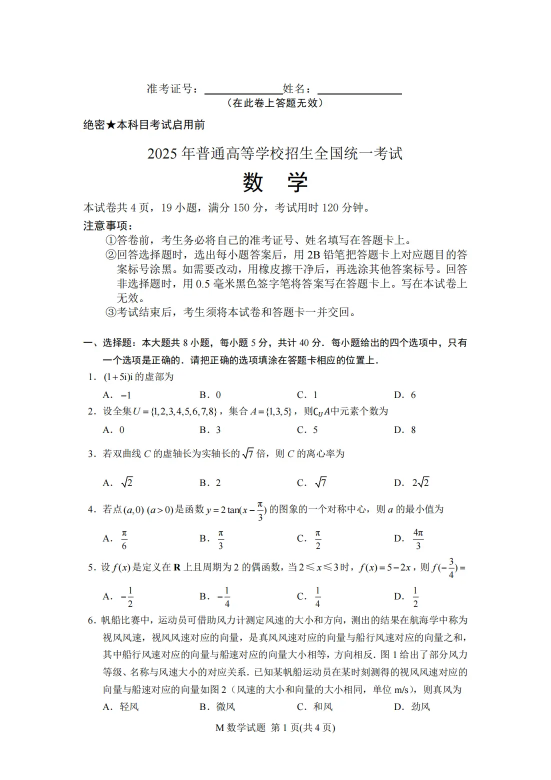
#> input picture backend/uploads/paper_10_1784533862886.jpg, 1102 x 1559 px (shown at 1/2 size)
$ python -i processor.py   (imports and definitions only)
#> lines starting #> are read from the running program, lines starting #| are printed output that depends on the picture; after the words box and inside, x2 and y2 are one past the last pixel; in counts of white or black regions, pixels touching at a corner belong together
#> further down, picture is the input picture: PIL image 1102x1559 RGB; mean R, G, B 247.3, 247.5, 247.2
"""
OCR 处理模块

负责：
1. 图像预处理（灰度化、二值化、去噪、倾斜校正）
2. 模拟 OCR 识别：基于图像特征生成合理的模拟结果
3. 支持多页图片处理

由于无法接入真实 OCR API，本模块通过分析图像特征（红色区域、手写痕迹等）
生成合理的模拟识别结果，覆盖全对、有错、未作答等多种场景。
"""

import random
from typing import List, Dict, Any, Optional, Tuple
from PIL import Image, ImageFilter, ImageOps, ImageEnhance
import numpy as np


class ImagePreprocessor:
    """图像预处理器 - 提高 OCR 识别质量的预处理步骤"""

    def preprocess(self, image: Image.Image) -> Image.Image:
        """
        预处理图像：灰度化 → 增强对比度 → 二值化 → 去噪 → 倾斜校正

        Args:
            image: PIL Image 对象

        Returns:
            预处理后的 PIL Image 对象
        """
        # 1. 转为灰度图
        if image.mode != "L":
            image = image.convert("L")

        # 2. 对比度增强
        enhancer = ImageEnhance.Contrast(image)
        image = enhancer.enhance(1.8)
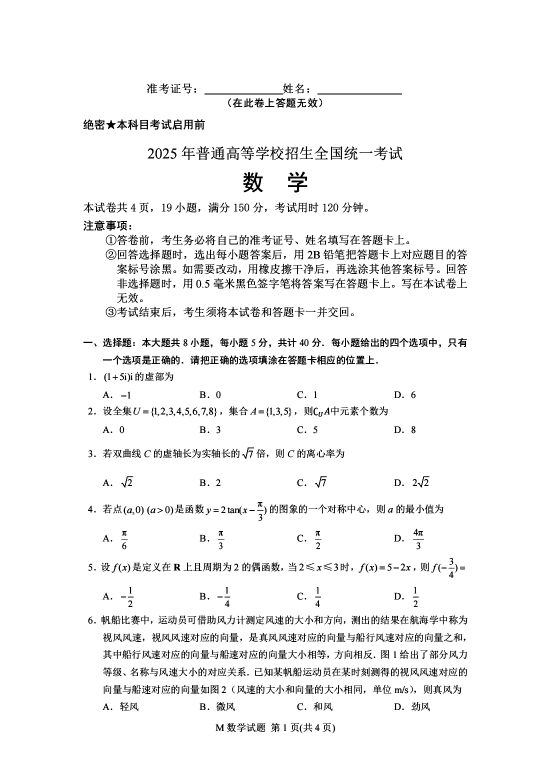
#> image: PIL image 1102x1559 L (shown at 1/2 size); min 0, max 255, mean 244.1

        # 3. 锐化以增强文字边缘
        image = image.filter(ImageFilter.SHARPEN)

        # 4. 自适应二值化（基于 Otsu 阈值的简化实现）
        image = self._adaptive_threshold(image)

        # 5. 去噪（中值滤波）
        image = image.filter(ImageFilter.MedianFilter(size=3))

        # 6. 倾斜校正
        image = self._deskew(image)

        return image

    def _adaptive_threshold(self, image: Image.Image) -> Image.Image:
        """基于 Otsu 方法的自适应二值化"""
        img_array = np.array(image, dtype=np.float32)

        # 计算 Otsu 阈值
        hist, _ = np.histogram(img_array.flatten(), bins=256, range=[0, 256])
#> hist = 256 values, max 1612532 at index 255, min 101 at index 62, mean 6711
        total = hist.sum()
#> total = 1718018
        if total == 0:
            return image

        sum_b = 0
        w_b = 0
        maximum = 0.0
        threshold = 127
        sum_total = (np.arange(256) * hist).sum()
#> sum_total = 419245591

        for i in range(256):
            w_b += hist[i]
            if w_b == 0:
                continue
            w_f = total - w_b
            if w_f == 0:
                break
            sum_b += i * hist[i]
            m_b = sum_b / w_b
            m_f = (sum_total - sum_b) / w_f
            between = w_b * w_f * ((m_b - m_f) ** 2)
            if between > maximum:
                maximum = between
                threshold = i
#> this loop made 256 passes
#> (w_b, w_f, sum_b, m_b, m_f, maximum) on passes 1 to 8: (55973, 1662045, 0, 0, 252.2, 5.92e+15), (56121, 1661897, 148, 0.00264, 252.3, 5.94e+15), (56249, 1661769, 404, 0.00718, 252.3, 5.95e+15), (56372, 1661646, 773, 0.0137, 252.3, 5.96e+15), (56502, 1661516, 1293, 0.0229, 252.3, 5.98e+15), (56645, 1661373, 2008, 0.0354, 252.3, 5.99e+15), (56806, 1661212, 2974, 0.0524, 252.4, 6.01e+15), (56933, 1661085, 3863, 0.0679, 252.4, 6.02e+15)

        # 应用阈值
        binary = (img_array > threshold).astype(np.uint8) * 255
#> binary: shape (1559, 1102); 95.7% white; black in thin lines or dots, all inside (x1, y1, x2, y2) = (167, 167, 935, 1466)
#> in preprocess, `image = image.filter(ImageFilter.MedianFilter(size=3))`:
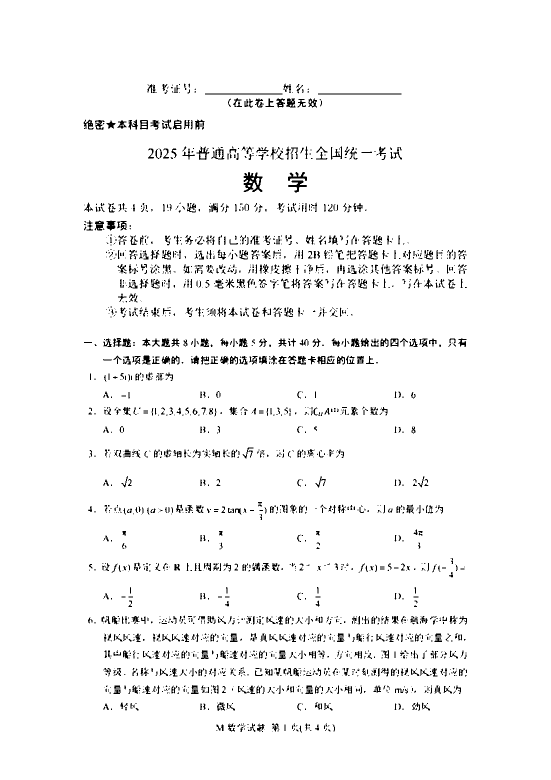
#> image: PIL image 1102x1559 L (shown at 1/2 size); 96.4% white; black in thin lines or dots, all inside (x1, y1, x2, y2) = (167, 167, 934, 1465)
        return Image.fromarray(binary)

    def _deskew(self, image: Image.Image) -> Image.Image:
        """
        倾斜校正 - 基于投影轮廓的方法

        检测文本行的倾斜角度并进行旋转校正。
        如果倾斜角度很小（< 0.3度），不做校正以避免不必要的旋转。
        """
        img_array = np.array(image, dtype=np.uint8)

        # 计算倾斜角度（基于投影的简化方法）
        angle = self._estimate_skew_angle(img_array)

        if abs(angle) < 0.3:
            return image

        # 旋转校正
        return image.rotate(angle, resample=Image.BICUBIC, fillcolor=255)

    def _estimate_skew_angle(self, img_array: np.ndarray) -> float:
        """
        估算图像倾斜角度

        通过分析水平投影的方差来估计旋转角度。
        返回角度值（度数），正值表示逆时针旋转。
        """
        # 简化实现：对于模拟环境，随机返回一个小角度或 0
        # 在实际 OCR 系统中，这里会使用 Hough 变换或投影轮廓法
        h, w = img_array.shape

        # 使用水平投影分析
        # 将图像反转（黑底白字 → 白底黑字更方便处理）
        binary = (img_array < 128).astype(np.uint8)
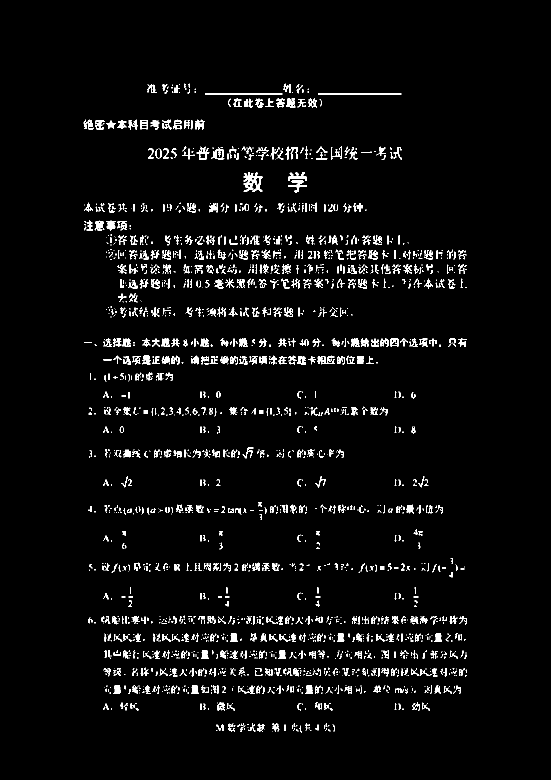
#> binary: shape (1559, 1102) (shown at 1/2 size); values 0 (black) and 1 (white), 3.6% white in thin lines or dots, all inside (x1, y1, x2, y2) = (167, 167, 934, 1465)

        best_angle = 0.0
        max_variance = 0.0

        # 在小角度范围内搜索最佳角度
        for angle in np.arange(-2.0, 2.1, 0.5):
            rotated = self._rotate_image(binary, angle)
            # 计算水平投影的方差
            projection = rotated.sum(axis=1)
            variance = np.var(projection)
            if variance > max_variance:
                max_variance = variance
                best_angle = angle
#> this loop made 9 passes
#> pass 1, in _rotate_image, `rotated = pil_img.rotate(angle, resample=Image.BICUBIC, fillcolor=0)`:
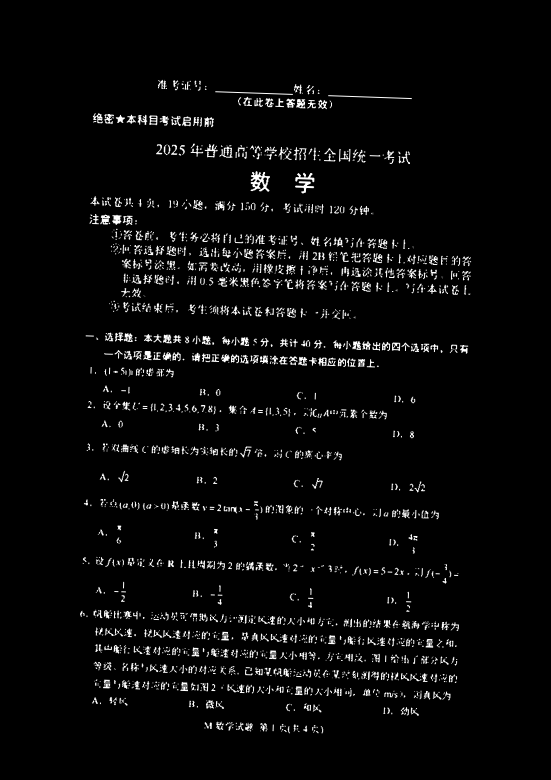
#> rotated: PIL image 1102x1559 L (shown at 1/2 size); min 0, max 255, mean 9.3
#> pass 1, in _estimate_skew_angle, `rotated = self._rotate_image(binary, angle)`:
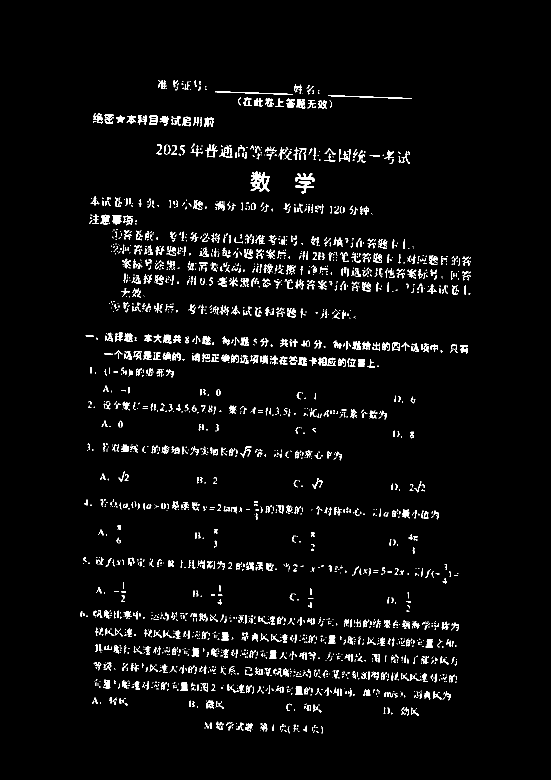
#> rotated: shape (1559, 1102) (shown at 1/2 size); values 0 (black) and 1 (white), 3.6% white in thin lines or dots, all inside (x1, y1, x2, y2) = (160, 160, 942, 1467)
#> pass 2, in _rotate_image (call 2), `rotated = pil_img.rotate(angle, resample=Image.BICUBIC, fillcolor=0)`:
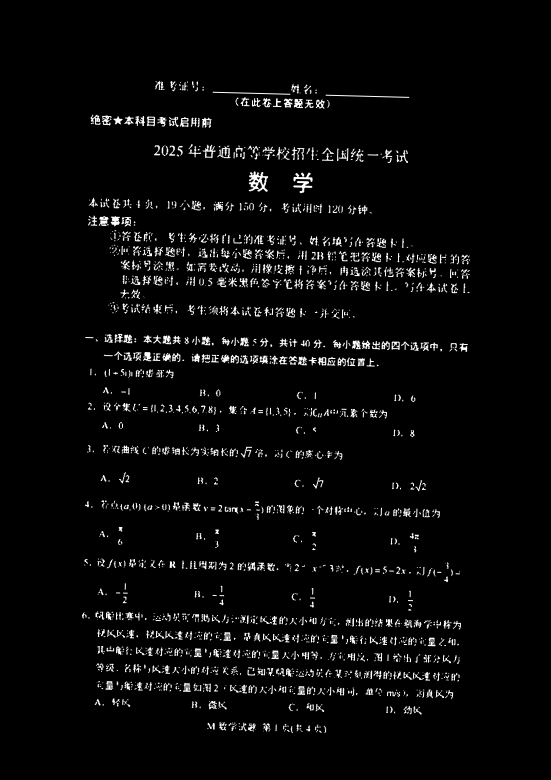
#> rotated: PIL image 1102x1559 L (shown at 1/2 size); min 0, max 255, mean 9.3

        return best_angle

    def _rotate_image(self, img_array: np.ndarray, angle: float) -> np.ndarray:
        """旋转二值图像（用于倾斜检测）"""
        if angle == 0:
            return img_array
        pil_img = Image.fromarray(img_array.astype(np.uint8) * 255)
        rotated = pil_img.rotate(angle, resample=Image.BICUBIC, fillcolor=0)
        return (np.array(rotated) > 128).astype(np.uint8)


class OCRProcessor:
    """
    OCR 处理器 - 模拟识别试卷对错

    由于无法接入真实 OCR API，本处理器通过分析图像特征
    （如红色标记区域、手写痕迹等）来生成合理的模拟结果。

    模拟策略：
    - 分析图像中红色/彩色区域的分布来推断批改标记
    - 基于图像区域特征分配不同的对错状态
    - 支持全对、有错、半对、未作答等多种场景
    """

    # 预定义的模拟题目模板（覆盖多个科目场景）
    MOCK_QUESTIONS = {
        "math": [
            {"num": 1, "text": "已知集合 A={1,2,3}, B={2,3,4}，求 A∩B", "max_score": 5},
            {"num": 2, "text": "求函数 f(x)=x^2-2x+3 在 [0,3] 上的最小值", "max_score": 5},
            {"num": 3, "text": "已知 sinα=3/5，α 为第二象限角，求 cosα", "max_score": 5},
            {"num": 4, "text": "求椭圆 x^2/9 + y^2/4 = 1 的离心率", "max_score": 5},
            {"num": 5, "text": "已知等差数列 {an} 中 a1=2, a5=10，求公差 d", "max_score": 5},
            {"num": 6, "text": "求曲线 y=x^3-3x 在点 (1,-2) 处的切线方程", "max_score": 8},
            {"num": 7, "text": "在△ABC中，已知 a=3, b=4, C=60°，求边 c", "max_score": 8},
            {"num": 8, "text": "已知向量 a=(2,1), b=(1,3)，求 a 与 b 的夹角", "max_score": 5},
            {"num": 9, "text": "证明：函数 f(x)=ln(x+1)-x/(x+1) 在 (0,+∞) 上单调递增", "max_score": 10},
            {"num": 10, "text": "从 5 名男生和 3 名女生中选 4 人参加比赛，求恰有 2 名女生的概率", "max_score": 8},
            {"num": 11, "text": "已知抛物线 y^2=4x 的焦点为 F，过 F 作倾斜角为 45° 的直线交抛物线于 A,B 两点，求 |AB|", "max_score": 12},
            {"num": 12, "text": "已知函数 f(x)=e^x-ax，讨论 f(x) 的单调性（其中 a 为参数）", "max_score": 12},
            {"num": 13, "text": "在正方体 ABCD-A1B1C1D1 中，求异面直线 A1B 与 B1C 所成角的大小", "max_score": 6},
            {"num": 14, "text": "已知随机变量 X 服从正态分布 N(2,σ^2)，P(X<4)=0.8，求 P(0<X<2)", "max_score": 6},
            {"num": 15, "text": "求数列 {n·2^n} 的前 n 项和", "max_score": 8},
            {"num": 16, "text": "已知双曲线 x^2/a^2 - y^2/b^2 = 1 的渐近线方程为 y=±(√3/3)x，求离心率", "max_score": 5},
            {"num": 17, "text": "利用导数证明：当 x>0 时，x - x^2/2 < ln(1+x) < x", "max_score": 8},
            {"num": 18, "text": "已知圆 C: x^2+y^2-4x+2y-4=0，求过点 P(1,2) 的圆的切线方程", "max_score": 8},
            {"num": 19, "text": "在△ABC中，若 sinA:sinB:sinC=3:5:7，判断三角形的形状", "max_score": 5},
            {"num": 20, "text": "已知函数 f(x)=x^3+ax^2+bx+c 在 x=1 处有极值 10，求 a,b,c 的值", "max_score": 10},
        ],
        "physics": [
            {"num": 1, "text": "一个物体从静止开始做匀加速直线运动，第3秒内的位移是5m，求加速度", "max_score": 6},
            {"num": 2, "text": "质量为 m 的物体在光滑斜面上由静止下滑，求加速度", "max_score": 6},
            {"num": 3, "text": "两个点电荷相距 r，电荷量分别为 Q 和 2Q，求连线中点场强", "max_score": 6},
            {"num": 4, "text": "一物体从高 h 处以初速度 v0 水平抛出，求落地时的速度大小", "max_score": 8},
            {"num": 5, "text": "在磁场 B 中，带电粒子 q 以速度 v 垂直射入，求轨道半径", "max_score": 6},
            {"num": 6, "text": "求卫星绕地球做匀速圆周运动的周期（已知轨道半径 r）", "max_score": 8},
            {"num": 7, "text": "一弹簧振子做简谐振动，振幅为 A，周期为 T，求最大速度", "max_score": 6},
            {"num": 8, "text": "已知理想气体在等温过程中体积从 V1 变为 V2，求做功", "max_score": 8},
            {"num": 9, "text": "两球发生完全非弹性碰撞，求碰撞后的共同速度", "max_score": 6},
            {"num": 10, "text": "一个物体在倾角为 θ 的斜面上匀速下滑，求动摩擦因数", "max_score": 6},
        ],
        "chemistry": [
            {"num": 1, "text": "写出铁与稀硫酸反应的化学方程式", "max_score": 4},
            {"num": 2, "text": "配平反应：KMnO4 + HCl → KCl + MnCl2 + Cl2 + H2O", "max_score": 6},
            {"num": 3, "text": "判断 Na2CO3 溶液的酸碱性并解释原因", "max_score": 6},
            {"num": 4, "text": "已知反应 N2 + 3H2 ⇌ 2NH3，增大压强平衡如何移动", "max_score": 4},
            {"num": 5, "text": "求 0.1mol/L HAc 溶液的 pH 值（Ka=1.8×10^-5）", "max_score": 8},
            {"num": 6, "text": "写出乙醇在浓硫酸催化下加热到 170°C 的反应方程式", "max_score": 4},
            {"num": 7, "text": "用电子式表示 NaCl 的形成过程", "max_score": 6},
            {"num": 8, "text": "判断 CH4、NH3、H2O 的键角大小并解释原因", "max_score": 6},
            {"num": 9, "text": "已知 Zn-Cu 原电池，写出正负极反应及总反应", "max_score": 8},
            {"num": 10, "text": "如何用化学方法鉴别 Na2CO3 和 NaHCO3", "max_score": 6},
        ],
        "chinese": [
            {"num": 1, "text": "下列词语中加点字的读音完全正确的一项是", "max_score": 3},
            {"num": 2, "text": "下列句子中，没有语病的一项是", "max_score": 3},
            {"num": 3, "text": "下列各句中，加点成语使用恰当的一项是", "max_score": 3},
            {"num": 4, "text": "阅读下面的文言文，解释加点词语的意思", "max_score": 8},
            {"num": 5, "text": "把文中画横线的句子翻译成现代汉语", "max_score": 10},
            {"num": 6, "text": "这首诗描绘了怎样的画面？表达了诗人什么情感", "max_score": 6},
            {"num": 7, "text": "赏析诗中“大漠孤烟直，长河落日圆”的艺术手法", "max_score": 6},
            {"num": 8, "text": "阅读下面的论述类文本，概括文章的主要观点", "max_score": 6},
            {"num": 9, "text": "分析小说中主人公的形象特点", "max_score": 8},
            {"num": 10, "text": "在下面一段文字横线处补写恰当的语句", "max_score": 6},
            {"num": 11, "text": "作文：以“坚持”为话题，写一篇不少于800字的议论文", "max_score": 60},
        ],
        "english": [
            {"num": 1, "text": "Choose the best answer: She ___ to school by bus every day.", "max_score": 2},
            {"num": 2, "text": "Fill in the blank: The book ___ (write) by Lu Xun is very popular.", "max_score": 2},
            {"num": 3, "text": "Reading Comprehension: What is the main idea of Paragraph 2?", "max_score": 4},
            {"num": 4, "text": "Cloze test: The old man looked ___ at his grandson with pride.", "max_score": 2},
            {"num": 5, "text": "Grammar: If I ___ (be) you, I would study harder.", "max_score": 2},
            {"num": 6, "text": "Error correction: She don't like playing basketball.", "max_score": 2},
            {"num": 7, "text": "Complete the sentence: Not until he arrived ___ (他才意识到) the meeting had been cancelled.", "max_score": 4},
            {"num": 8, "text": "Reading: Which of the following is TRUE according to the passage?", "max_score": 4},
            {"num": 9, "text": "Translation: 只有通过努力，我们才能实现梦想。", "max_score": 4},
            {"num": 10, "text": "Writing: Write a letter to your friend about your study plan. (100 words)", "max_score": 25},
        ],
    }

    def __init__(self):
        self.preprocessor = ImagePreprocessor()

    # [261 lines left out: functions analyze_paper, _extract_features, _infer_subject, _infer_difficulty, _estimate_question_count, _generate_mock_results and 3 more, not called in this run]

    def batch_analyze(self, images: List[Image.Image]) -> List[List[Dict[str, Any]]]:
        """批量分析多页试卷"""
        return [self.analyze_paper(img) for img in images]

>>> from PIL import Image
>>> picture = Image.open('../../../backend/uploads/paper_10_1784533862886.jpg')
>>> result = ImagePreprocessor().preprocess(picture)

$ run again, on backend/uploads/paper_7_1784525674139.jpg
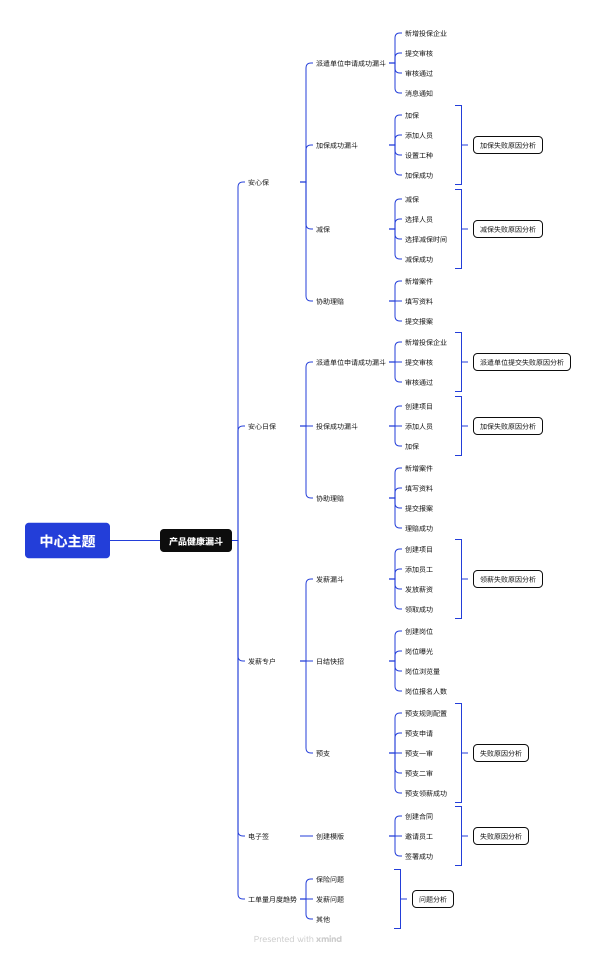
#> input picture backend/uploads/paper_7_1784525674139.jpg, 1788 x 2862 px (shown at 1/3 size)
#> picture is the input picture: PIL image 1788x2862 RGBA; mean R, G, B, A 249.7, 250, 251.6, 255
#> hist = 256 values, max 4971561 at index 255, min 9 at index 10, mean 19989.3
#> total = 5117256
#> sum_total = 1271608261
#> the loop in _adaptive_threshold, `for i in range(256):` made 256 passes
#> (w_b, w_f, sum_b, m_b, m_f, maximum) on passes 1 to 8: (113505, 5003751, 0, 0, 254.1, 3.67e+16), (114532, 5002724, 1027, 0.00897, 254.2, 3.7e+16), (114571, 5002685, 1105, 0.00964, 254.2, 3.7e+16), (114674, 5002582, 1414, 0.0123, 254.2, 3.71e+16), (114762, 5002494, 1766, 0.0154, 254.2, 3.71e+16), (114808, 5002448, 1996, 0.0174, 254.2, 3.71e+16), (114846, 5002410, 2224, 0.0194, 254.2, 3.71e+16), (114914, 5002342, 2700, 0.0235, 254.2, 3.71e+16)
#> in _estimate_skew_angle, `binary = (img_array < 128).astype(np.uint8)`:
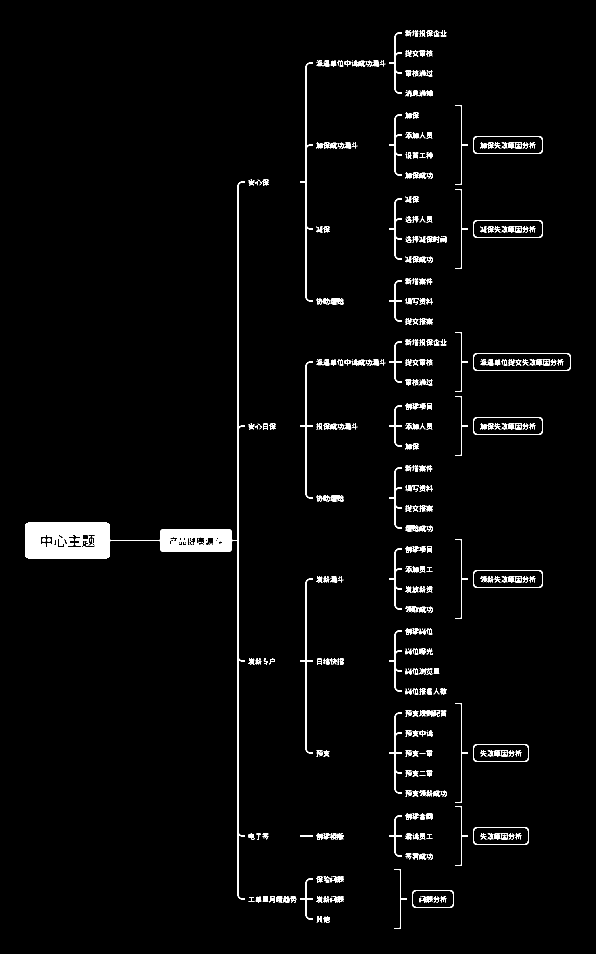
#> binary: shape (2862, 1788) (shown at 1/3 size); values 0 (black) and 1 (white), 2.6% white; 723 white regions (196 under 20 px), largest, box (x1, y1, x2, y2) and area: (75, 544, 735, 2699) 45876, (900, 187, 939, 905) 3146, (900, 1735, 939, 2261) 2308
#> the loop in _estimate_skew_angle, `for angle in np.arange(-2.0, 2.1, 0.5):` made 9 passes
#> pass 2, in _rotate_image (call 2), `rotated = pil_img.rotate(angle, resample=Image.BICUBIC, fillcolor=0)`:
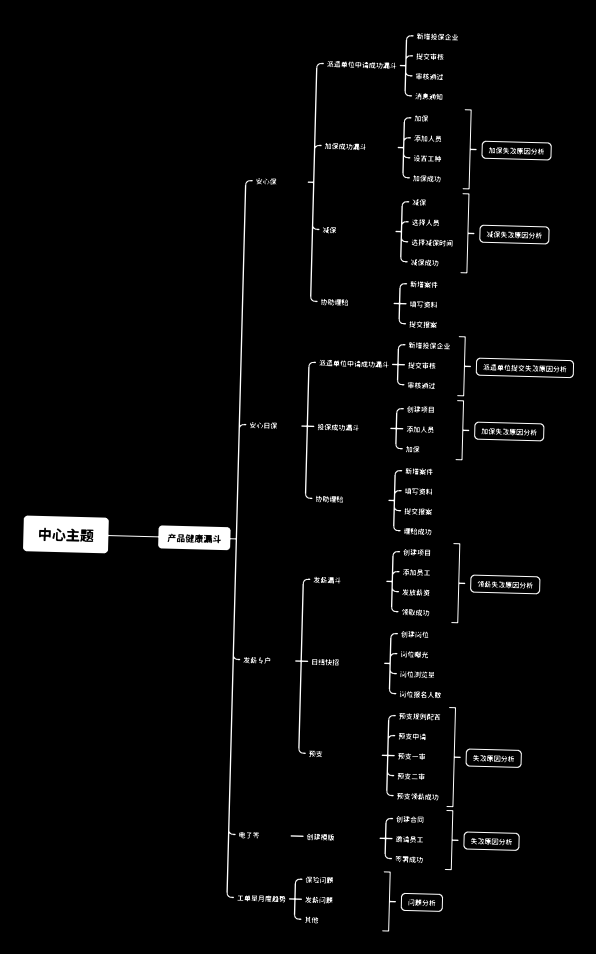
#> rotated: PIL image 1788x2862 L (shown at 1/3 size); min 0, max 255, mean 6.6
